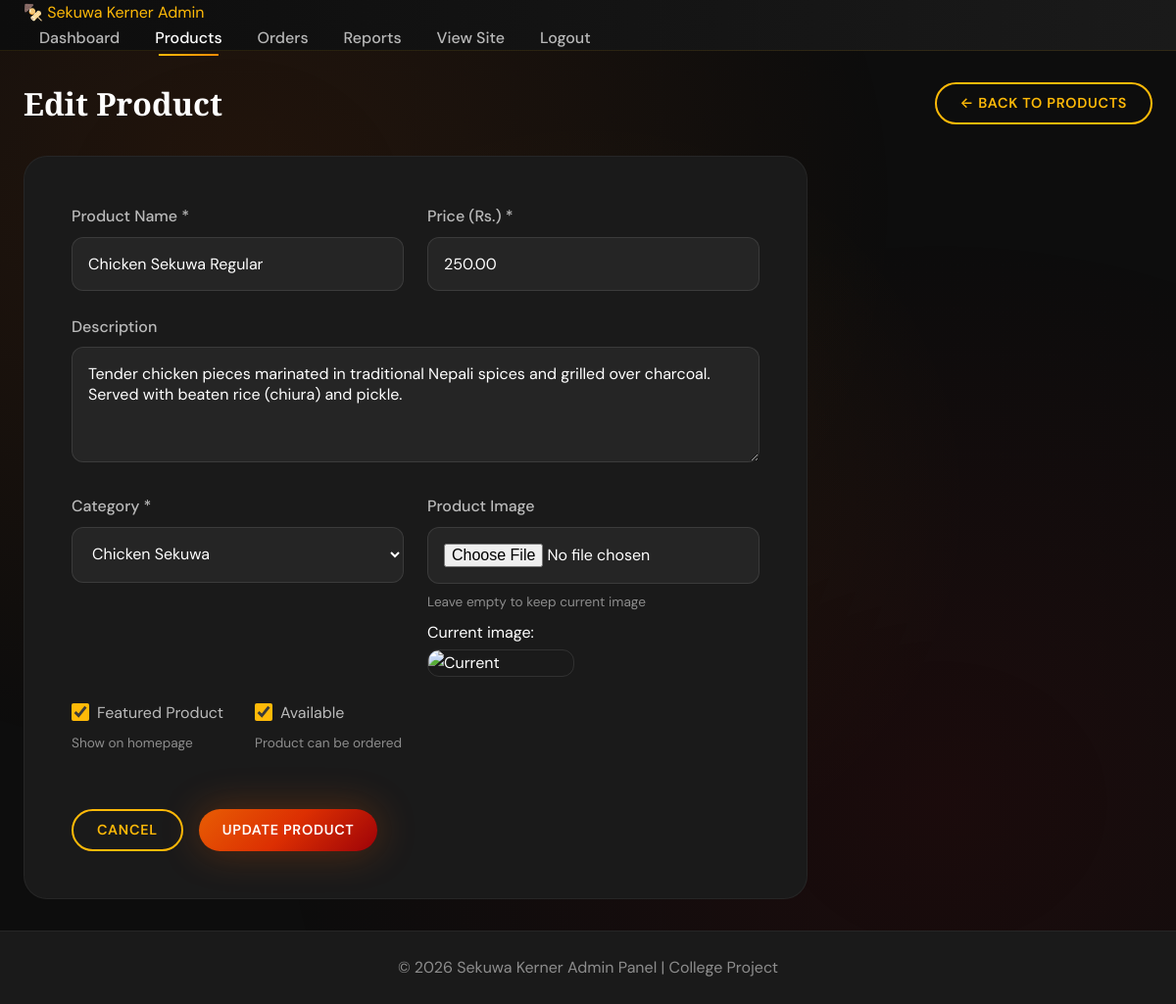
Page /admin/edit_product.php?id=1 (signed in) on the committed database.
### tables this page shows
CREATE TABLE products (
    id INT AUTO_INCREMENT PRIMARY KEY,
    name VARCHAR(200) NOT NULL,
    price DECIMAL(10, 2) NOT NULL,
    description TEXT,
    category_id INT NOT NULL,
    image VARCHAR(255) DEFAULT 'default.jpg',
    is_featured TINYINT(1) DEFAULT 0,
    is_available TINYINT(1) DEFAULT 1,
    created_at TIMESTAMP DEFAULT CURRENT_TIMESTAMP,
    FOREIGN KEY (category_id) REFERENCES categories(id) ON DELETE CASCADE
);

CREATE TABLE categories (
    id INT AUTO_INCREMENT PRIMARY KEY,
    name VARCHAR(100) NOT NULL,
    description TEXT,
    created_at TIMESTAMP DEFAULT CURRENT_TIMESTAMP
);

### admin/edit_product.php (the view, shortened to what this page needs)
<?php
require_once 'admin_auth.php';
$product_id = isset($_GET['id']) ? intval($_GET['id']) : 0;
$stmt = $conn->prepare("SELECT * FROM products WHERE id = ?");
$stmt->bind_param("i", $product_id);
$stmt->execute();
$product = $stmt->get_result()->fetch_assoc();
$categories = $conn->query("SELECT * FROM categories ORDER BY name");
$name = $product['name'];
$description = $product['description'];
$price = $product['price'];
$category_id = $product['category_id'];
$is_featured = $product['is_featured'];
$is_available = $product['is_available'];
$current_image = $product['image'];
?>
<!DOCTYPE html>
<html lang="en">
<head>
    <link rel="stylesheet" href="../assets/css/style.css">
</head>
<body class="admin-body">
    <nav class="admin-navbar">
        <div class="container">
            <a href="dashboard.php" class="logo">🍢 <?php echo SITE_NAME; ?> Admin</a>
            <ul class="nav-links">
                <li><a href="dashboard.php">Dashboard</a></li>
                <li><a href="products.php" class="active">Products</a></li>
                <li><a href="orders.php">Orders</a></li>
                <li><a href="reports.php">Reports</a></li>
                <li><a href="../index.php" target="_blank">View Site</a></li>
                <li><a href="../auth/logout.php">Logout</a></li>
            </ul>
        </div>
    </nav>
    <main class="admin-main">
        <div class="container">
            <div class="admin-header">
                <h1>Edit Product</h1>
                <a href="products.php" class="btn btn-outline">← Back to Products</a>
            </div>
            <div class="form-container">
                <form action="edit_product.php?id=<?php echo $product_id; ?>" method="POST"
                      enctype="multipart/form-data" class="admin-form">
                    <div class="form-row">
                        <div class="form-group">
                            <label for="name">Product Name *</label>
                            <input type="text" id="name" name="name"
                                   value="<?php echo htmlspecialchars($name); ?>" required>
                        </div>
                        <div class="form-group">
                            <label for="price">Price (Rs.) *</label>
                            <input type="number" id="price" name="price" step="0.01" min="0"
                                   value="<?php echo htmlspecialchars($price); ?>" required>
                        </div>
                    </div>
                    <div class="form-group">
                        <label for="description">Description</label>
                        <textarea id="description" name="description" rows="4"><?php echo htmlspecialchars($description); ?></textarea>
                    </div>
                    <div class="form-row">
                        <div class="form-group">
                            <label for="category_id">Category *</label>
                            <select id="category_id" name="category_id" required>
                                <?php
                                $categories->data_seek(0);
                                while ($cat = $categories->fetch_assoc()):
                                ?>
                                    <option value="<?php echo $cat['id']; ?>"
                                            <?php echo $category_id == $cat['id'] ? 'selected' : ''; ?>>
                                        <?php echo htmlspecialchars($cat['name']); ?>
                                    </option>
                                <?php endwhile; ?>
                            </select>
                        </div>
                        <div class="form-group">
                            <label for="image">Product Image</label>
                            <input type="file" id="image" name="image" accept="image/*">
                            <small>Leave empty to keep current image</small>
                            <?php if ($current_image): ?>
                                <div class="current-image">
                                    <p>Current image:</p>
                                    <img src="../assets/images/<?php echo htmlspecialchars($current_image); ?>"
                                         alt="Current" onerror="this.src='../assets/images/default.jpg'">
                                </div>
                            <?php endif; ?>
                        </div>
                    </div>
                    <div class="form-row checkbox-row">
                        <div class="form-group checkbox-group">
                            <label>
                                <input type="checkbox" name="is_featured" value="1"
                                       <?php echo $is_featured ? 'checked' : ''; ?>>
                                Featured Product
                            </label>
                            <small>Show on homepage</small>
                        </div>
                        <div class="form-group checkbox-group">
                            <label>
                                <input type="checkbox" name="is_available" value="1"
                                       <?php echo $is_available ? 'checked' : ''; ?>>
                                Available
                            </label>
                            <small>Product can be ordered</small>
                        </div>
                    </div>
                    <div class="form-actions">
                        <a href="products.php" class="btn btn-outline">Cancel</a>
                        <button type="submit" class="btn btn-primary">Update Product</button>
                    </div>
                </form>
            </div>
        </div>
    </main>
    <footer class="admin-footer">
        <div class="container">
            <p>&copy; <?php echo date('Y'); ?> <?php echo SITE_NAME; ?> Admin Panel | College Project</p>
        </div>
    </footer>
</body>
</html>

### rows in the picture
products: name "Chicken Sekuwa Regular", price "250.00", description "Tender chicken pieces marinated in traditional Nepali spices and grilled over charcoal. Served with beaten rice (chiura) and pickle.", category_id "Chicken Sekuwa", is_featured "☑", is_available "☑"

### other values in the picture
SITE_NAME "Sekuwa Kerner"
